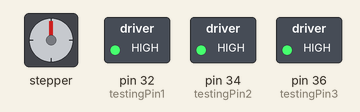
Recording of a sketch running on a simulated Arduino Mega 2560, built with avr-gcc and run on an emulated ATmega2560. Parts: stepper motor, switched loads named in the sketch (green lamp = pin HIGH). Stepper angles assume 200 steps per turn.

Above: at 0.15 s.
At 10.06 s:
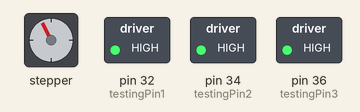
At 19.97 s:
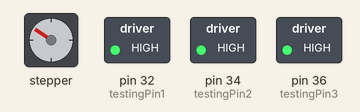
At 39.79 s:
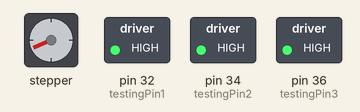
Timing chart, 0 to 40.0 s (numbered marks = the images above):
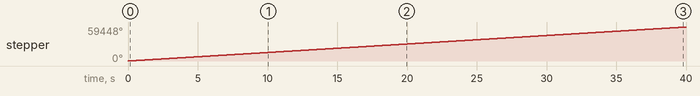

Measured:
- by itself, stepper: keeps turning clockwise at about 1487°/s

The sketch:

Testing.ino
```cpp
// Motor Notes
// 4000 steps/s max
// 200 steps in rotation

// Lead Screw Notes
// Each rotation is 0.2 cm

// Pin Notes
// 22 and up are all digital
// 2-13 are PWM

#include <AccelStepper.h>
#include <LiquidCrystal.h>

const int maxSpeed = 4000;

// LCD Pins
const int rs = 42, en = 44, d4 = 46, d5 = 48, d6 = 50, d7 = 52;

// Motor Pins
const int stepPin = 2, directionPin = 22;

const int testingPin1 = 32;
const int testingPin2 = 34;
const int testingPin3 = 36;


// Setup Libraries
LiquidCrystal lcd(rs, en, d4, d5, d6, d7);
AccelStepper stepper(AccelStepper::DRIVER, stepPin, directionPin);

void setup() {
  pinMode(stepPin, OUTPUT);
  pinMode(directionPin, OUTPUT);

  stepper.setMaxSpeed(maxSpeed);

  pinMode(rs, OUTPUT);
  pinMode(en, OUTPUT);
  pinMode(d4, OUTPUT);
  pinMode(d5, OUTPUT);
  pinMode(d6, OUTPUT);
  pinMode(d7, OUTPUT);

  pinMode(testingPin1, OUTPUT);
  pinMode(testingPin2, OUTPUT);
  pinMode(testingPin3, OUTPUT);


  digitalWrite(testingPin1, HIGH);
  digitalWrite(testingPin2, HIGH);
  digitalWrite(testingPin3, HIGH);


  lcd.setCursor(0,0);
  lcd.print("Testing");
}

void loop() {
  stepper.setSpeed(1000);
  stepper.runSpeed();
}
```
